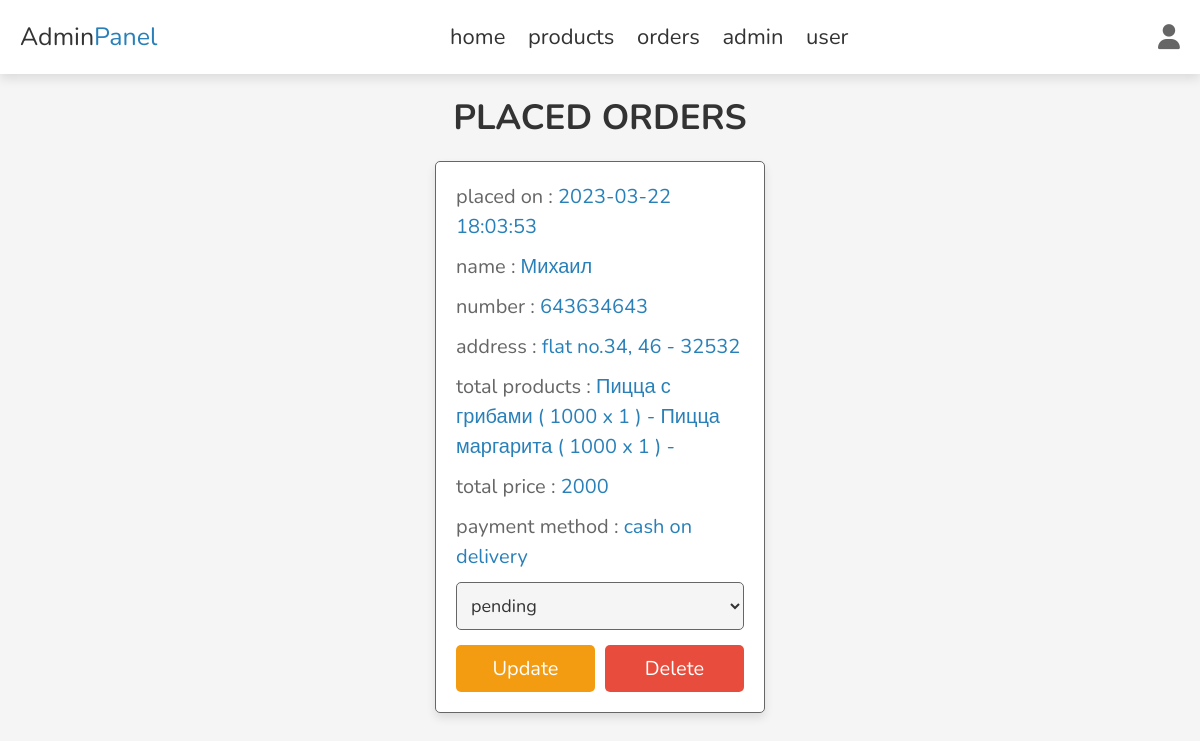
The app's page /site/admin_orders.php (signed in) with its own data.
### tables this page shows
CREATE TABLE `orders` (
  `id` int NOT NULL,
  `user_id` int NOT NULL,
  `name` varchar(100) NOT NULL,
  `number` varchar(12) NOT NULL,
  `method` varchar(50) NOT NULL,
  `address` varchar(500) NOT NULL,
  `total_products` varchar(1000) NOT NULL,
  `total_price` int NOT NULL,
  `placed_on` datetime NOT NULL DEFAULT CURRENT_TIMESTAMP,
  `payment_status` varchar(20) NOT NULL DEFAULT 'pending'
);

### site/admin_orders.php (the view, shortened to what this page needs)
<?php
include 'config.php';
?>
<!DOCTYPE html>
<html lang="en">
<head>
   <link rel="stylesheet" href="https://cdnjs.cloudflare.com/ajax/libs/font-awesome/6.1.1/css/all.min.css">
   <link rel="stylesheet" href="css/admin_style.css">
</head>
<body>
<?php include 'admin_header.php' ?>
<section class="orders">
<h1 class="heading">placed orders</h1>
<div class="box-container">
   <?php
      $select_orders = $conn->prepare("SELECT * FROM `orders`");
      $select_orders->execute();
      if($select_orders->rowCount() > 0){
         while($fetch_orders = $select_orders->fetch(PDO::FETCH_ASSOC)){
   ?>
   <div class="box">
      <p> placed on : <span><?= $fetch_orders['placed_on']; ?></span> </p>
      <p> name : <span><?= $fetch_orders['name']; ?></span> </p>
      <p> number : <span><?= $fetch_orders['number']; ?></span> </p>
      <p> address : <span><?= $fetch_orders['address']; ?></span> </p>
      <p> total products : <span><?= $fetch_orders['total_products']; ?></span> </p>
      <p> total price : <span><?= $fetch_orders['total_price']; ?></span> </p>
      <p> payment method : <span><?= $fetch_orders['method']; ?></span> </p>
      <form action="" method="post">
         <select name="payment_status" class="select">
            <option selected disabled><?= $fetch_orders['payment_status']; ?></option>
         </select>
        <div class="flex-btn">
         <input type="submit" value="update" class="option-btn" name="update_payment">
         <a href="admin_orders.php?delete=<?= $fetch_orders['id']; ?>" class="delete-btn" onclick="return confirm('delete this order?');">delete</a>
        </div>
      </form>
   </div>
   <?php
         }
      }else{
         echo '<p class="empty">no orders placed yet!</p>';
      }
   ?>
</div>
</section>
</body>
</html>

### site/css/admin_style.css (style rules this page uses)
:root { --main-color:#2980b9; --red:#e74c3c; --orange:#f39c12; --black:#333; --white:#fff; --light-bg:#f5f5f5; --light-color:#666; --border:.1rem solid var(--light-color); --box-shadow:0 .5rem 1rem rgba(0,0,0,.1); }
* { font-family: 'Nunito', sans-serif; margin:0; padding:0; box-sizing: border-box; outline: none; border:none; text-decoration: none; transition: .2s linear; }
html { font-size: 62.5%; overflow-x: hidden; scroll-behavior: smooth; scroll-padding-top: 7rem; }
body { background: var(--light-bg); }
section { padding:2rem; margin:0 auto; max-width: 1200px; }
.heading { text-align: center; margin-bottom: 2rem; font-size: 3.5rem; color:var(--black); text-transform: uppercase; }
.delete-btn, .option-btn, .btn { display: block; width: 100%; margin-top: 1rem; border-radius: .5rem; padding:1rem 3rem; font-size: 2rem; color:var(--white); cursor: pointer; text-transform: capitalize; text-align: center; }
.delete-btn { background-color: var(--red); }
.option-btn { background-color: var(--orange); }
.flex-btn { display: flex; gap:1rem; }
.orders .box-container { display: grid; grid-template-columns: repeat(auto-fit, 33rem); gap:1.5rem; align-items: flex-start; justify-content: center; }
.orders .box-container .box { padding:2rem; padding-top: 1rem; border-radius: .5rem; border:var(--border); background-color: var(--white); box-shadow: var(--box-shadow); }
.orders .box-container .box p { line-height: 1.5; font-size: 2rem; color:var(--light-color); margin:1rem 0; }
.orders .box-container .box p span { color:var(--main-color); }
.orders .box-container .select { margin-bottom: .5rem; width: 100%; background-color: var(--light-bg); padding:1rem; font-size: 1.8rem; color:var(--black); border-radius: .5rem; border:var(--border); }

### records on screen
orders: placed_on "2023-03-22 18:03:53", name "Михаил", number "643634643", address "flat no.34, 46 - 32532", total_products "Пицца с грибами ( 1000 x 1 ) - Пицца маргарита ( 1000 x 1 ) -", total_price "2000", method "cash on delivery", payment_status "pending"
